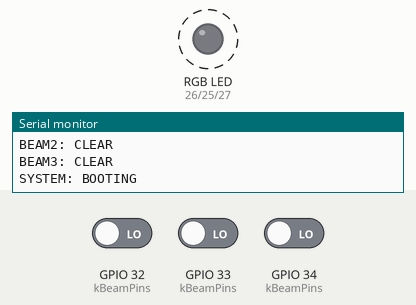
Simulated run of this program. Board: ESP32. Parts: an RGB LED mixed from three pins (HIGH = lit), the last lines printed to the serial monitor. Dashed ring = blinking. The test bench sets the inputs (shaded band); at power-on: GPIO 32 (kBeamPins) LOW, GPIO 33 (kBeamPins) LOW, GPIO 34 (kBeamPins) LOW.

Above: at 0.87 s.
1.3 s: GPIO 32 (kBeamPins) driven HIGH
At 3.7 s:
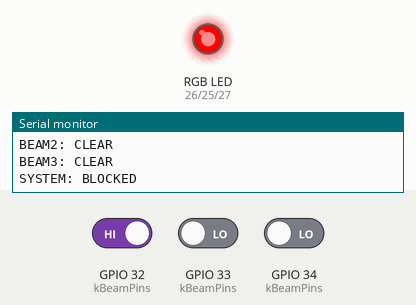
4.0 s: GPIO 32 (kBeamPins) driven LOW
7.0 s: GPIO 33 (kBeamPins) driven HIGH
8.5 s: GPIO 33 (kBeamPins) driven LOW
11.5 s: GPIO 34 (kBeamPins) driven HIGH
Timing chart, 0 to 14.0 s (numbered marks = the images above; inputs shaded):
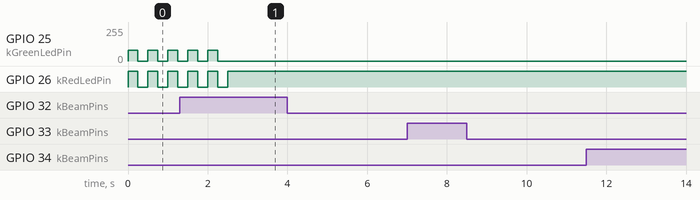

Measured:
- by itself, GPIO 25 (kGreenLedPin): alternates 80/255 for 0.25 s and 0/255 for 0.25 s, 4 changes in all, then stays 0/255
- by itself, GPIO 26 (kRedLedPin): alternates HIGH for 0.25 s and LOW for 0.25 s, 5 changes in all, then stays HIGH

The program:

main.cpp
```cpp
#include <Arduino.h>

#include "beam_sensor.h"
#include "configuration.h"
#include "safety_state_machine.h"
#include "status_led.h"

BeamSensor beams[4] = {
    {config::kBeamPins[0], config::kClearElectricalLevel, config::kBlockedDebounceMs},
    {config::kBeamPins[1], config::kClearElectricalLevel, config::kBlockedDebounceMs},
    {config::kBeamPins[2], config::kClearElectricalLevel, config::kBlockedDebounceMs},
    {config::kBeamPins[3], config::kClearElectricalLevel, config::kBlockedDebounceMs},
};

SafetyStateMachine machine(config::kBootTimeMs, config::kSelfTestTimeMs,
                           config::kClearConfirmMs);
SafetyState previousState = SafetyState::FAULT;
uint32_t nextReportMs = 0;

void setIndicators(SafetyState state, uint32_t now) {
  const auto rgb = statusRgb(state, now, config::kStatusBrightness,
                            config::kAmberGreenLevel, config::kFaultHalfPeriodMs);
  static bool initialized = false;
  static RgbLevels lastRgb{0, 0, 0};
  if (initialized && rgb.red == lastRgb.red && rgb.green == lastRgb.green &&
      rgb.blue == lastRgb.blue) return;
  // Clear the previous colour first. Do not pass through white/green when
  // switching between two unsafe colours. GPIOs drive gates, never LED loads.
  analogWrite(config::kGreenLedPin, 0);
  analogWrite(config::kRedLedPin, 0);
  analogWrite(config::kBlueLedPin, 0);
  analogWrite(config::kRedLedPin, rgb.red);
  analogWrite(config::kBlueLedPin, rgb.blue);
  analogWrite(config::kGreenLedPin, rgb.green);
  lastRgb = rgb;
  initialized = true;
}

void setup() {
  Serial.begin(115200);
  digitalWrite(config::kGreenLedPin, LOW);
  digitalWrite(config::kRedLedPin, LOW);
  digitalWrite(config::kBlueLedPin, LOW);
  pinMode(config::kGreenLedPin, OUTPUT);
  pinMode(config::kRedLedPin, OUTPUT);
  pinMode(config::kBlueLedPin, OUTPUT);
  pinMode(config::kAlignButtonPin, INPUT_PULLUP);
  for (uint8_t i = 0; i < config::kBeamCount; ++i) beams[i].begin();
  machine.begin(millis());
  setIndicators(machine.state(), millis());
  Serial.println("Garage Beam Safety: local safety logic active; Wi-Fi is not required.");
}

void loop() {
  const uint32_t now = millis();
  bool allClear = true;
  bool anyBlocked = false;
  for (uint8_t i = 0; i < config::kBeamCount; ++i) {
    beams[i].sample(now);
    allClear &= beams[i].isClear();
    anyBlocked |= beams[i].isBlocked();
  }

  // D0 has no active power-proof test. Electrical opens therefore report BLOCKED,
  // while diagnosticFault remains reserved for the D1 proof-test implementation.
  const SafetyInputs inputs{allClear, anyBlocked, false};
  const SafetyState state = machine.update(now, inputs);

  if (state != previousState) {
    Serial.printf("SYSTEM: %s\n", SafetyStateMachine::name(state));
    previousState = state;
  }
  setIndicators(state, now);

  if (now >= nextReportMs) {
    nextReportMs = now + 1000;
    for (uint8_t i = 0; i < config::kBeamCount; ++i) {
      Serial.printf("BEAM%u: %s\n", i + 1, beams[i].isClear() ? "CLEAR" : "BLOCKED/OPEN");
    }
    Serial.printf("SYSTEM: %s\n", SafetyStateMachine::name(state));
  }
  delay(1);
}
```

beam_sensor.h
```cpp
#pragma once

#include <stdint.h>

class BeamSensor {
 public:
  BeamSensor(uint8_t pin, bool clearLevel, uint32_t blockedDebounceMs);
  void begin();
  void sample(uint32_t nowMs);
  bool isClear() const { return clear_; }
  bool isBlocked() const { return !clear_; }
  uint8_t pin() const { return pin_; }

 private:
  uint8_t pin_;
  bool clearLevel_;
  uint32_t blockedDebounceMs_;
  bool clear_ = false;  // Safe default until proven clear.
  bool candidateClear_ = false;
  uint32_t candidateSinceMs_ = 0;
};
```

safety_state_machine.h
```cpp
#pragma once

#include <stdint.h>

enum class SafetyState : uint8_t { BOOTING, SELF_TEST, CLEAR, BLOCKED, FAULT };

struct SafetyInputs {
  bool allClear;
  bool anyBlocked;
  bool diagnosticFault;
};

class SafetyStateMachine {
 public:
  SafetyStateMachine(uint32_t bootMs, uint32_t selfTestMs, uint32_t clearConfirmMs);
  void begin(uint32_t nowMs);
  SafetyState update(uint32_t nowMs, const SafetyInputs& inputs);
  SafetyState state() const { return state_; }
  static const char* name(SafetyState state);

 private:
  SafetyState state_ = SafetyState::BOOTING;
  uint32_t stateSinceMs_ = 0;
  uint32_t allClearSinceMs_ = 0;
  bool clearTimerActive_ = false;
  uint32_t bootMs_;
  uint32_t selfTestMs_;
  uint32_t clearConfirmMs_;
  void transition(SafetyState next, uint32_t nowMs);
};
```

status_led.h
```cpp
#pragma once
#include <stdint.h>
#include "safety_state_machine.h"

struct RgbLevels { uint8_t red; uint8_t green; uint8_t blue; };

// Pure mapping: independent of Arduino, Wi-Fi and the optical decision logic.
inline RgbLevels statusRgb(SafetyState state, uint32_t now,
                           uint8_t brightness, uint8_t amberGreen,
                           uint32_t faultHalfPeriod) {
  if (state == SafetyState::CLEAR) return {0, brightness, 0};
  if (state == SafetyState::BLOCKED) return {brightness, 0, 0};
  // Unknown enum values also fall back to fault indication. Blink distinguishes
  // fault from valid steady green even if the red die fails open. This is not
  // electrical lamp-health monitoring and cannot diagnose stuck-on drivers.
  const bool on = faultHalfPeriod == 0 || (now / faultHalfPeriod) % 2 == 0;
  if (!on) return {0, 0, 0};
  const uint8_t green = static_cast<uint8_t>(
      (static_cast<uint16_t>(brightness) * amberGreen + 127) / 255);
  return {brightness, green, 0};
}
```

beam_sensor.cpp
```cpp
#include "beam_sensor.h"

#ifdef ARDUINO
#include <Arduino.h>

BeamSensor::BeamSensor(uint8_t pin, bool clearLevel, uint32_t blockedDebounceMs)
    : pin_(pin), clearLevel_(clearLevel), blockedDebounceMs_(blockedDebounceMs) {}

void BeamSensor::begin() {
  pinMode(pin_, INPUT);  // Hardware provides a 10k pull-up, including GPIO34/35.
  clear_ = false;
  candidateClear_ = false;
  candidateSinceMs_ = millis();
}

void BeamSensor::sample(uint32_t nowMs) {
  const bool rawClear = (digitalRead(pin_) != 0) == clearLevel_;
  if (rawClear != candidateClear_) {
    candidateClear_ = rawClear;
    candidateSinceMs_ = nowMs;
  }

  if (!candidateClear_) {
    // Unsafe direction is accepted after only the short electrical-noise filter.
    if (nowMs - candidateSinceMs_ >= blockedDebounceMs_) clear_ = false;
  } else {
    // System-level state machine applies the longer 500 ms clear confirmation.
    clear_ = true;
  }
}
#else
BeamSensor::BeamSensor(uint8_t pin, bool clearLevel, uint32_t blockedDebounceMs)
    : pin_(pin), clearLevel_(clearLevel), blockedDebounceMs_(blockedDebounceMs) {}
void BeamSensor::begin() {}
void BeamSensor::sample(uint32_t) {}
#endif
```

safety_state_machine.cpp
```cpp
#include "safety_state_machine.h"

SafetyStateMachine::SafetyStateMachine(uint32_t bootMs, uint32_t selfTestMs,
                                       uint32_t clearConfirmMs)
    : bootMs_(bootMs), selfTestMs_(selfTestMs), clearConfirmMs_(clearConfirmMs) {}

void SafetyStateMachine::begin(uint32_t nowMs) {
  state_ = SafetyState::BOOTING;
  stateSinceMs_ = nowMs;
  allClearSinceMs_ = nowMs;
  clearTimerActive_ = false;
}

void SafetyStateMachine::transition(SafetyState next, uint32_t nowMs) {
  if (state_ == next) return;
  state_ = next;
  stateSinceMs_ = nowMs;
  clearTimerActive_ = false;
}

SafetyState SafetyStateMachine::update(uint32_t nowMs, const SafetyInputs& inputs) {
  if (inputs.diagnosticFault) {
    transition(SafetyState::FAULT, nowMs);
    return state_;
  }

  if (state_ == SafetyState::BOOTING) {
    if (nowMs - stateSinceMs_ >= bootMs_) transition(SafetyState::SELF_TEST, nowMs);
    return state_;
  }

  if (state_ == SafetyState::SELF_TEST && nowMs - stateSinceMs_ < selfTestMs_) {
    return state_;
  }

  // Blocking has priority and does not wait for the clear-confirmation timer.
  if (inputs.anyBlocked || !inputs.allClear) {
    transition(SafetyState::BLOCKED, nowMs);
    return state_;
  }

  if (!clearTimerActive_) {
    clearTimerActive_ = true;
    allClearSinceMs_ = nowMs;
  }
  if (nowMs - allClearSinceMs_ >= clearConfirmMs_) {
    transition(SafetyState::CLEAR, nowMs);
  } else if (state_ != SafetyState::SELF_TEST) {
    state_ = SafetyState::BLOCKED;
  }
  return state_;
}

const char* SafetyStateMachine::name(SafetyState state) {
  switch (state) {
    case SafetyState::BOOTING: return "BOOTING";
    case SafetyState::SELF_TEST: return "SELF_TEST";
    case SafetyState::CLEAR: return "CLEAR";
    case SafetyState::BLOCKED: return "BLOCKED";
    case SafetyState::FAULT: return "FAULT";
  }
  return "FAULT";
}
```

configuration.h
```cpp
#pragma once

#include <stdint.h>

namespace config {

constexpr uint8_t kBeamCount = 3;  // D3 hardware uses three beams at 100 mm centres.
constexpr uint8_t kBeamPins[4] = {32, 33, 34, 35};
constexpr bool kClearElectricalLevel = false;  // NPN Light-ON through optocoupler.

constexpr uint32_t kBootTimeMs = 1000;
constexpr uint32_t kSelfTestTimeMs = 1500;
constexpr uint32_t kBlockedDebounceMs = 5;
constexpr uint32_t kClearConfirmMs = 500;

constexpr uint8_t kGreenLedPin = 25;
constexpr uint8_t kRedLedPin = 26;
constexpr uint8_t kBlueLedPin = 27;
// Requires the new three-MOSFET common-anode RGB output, not the legacy J5.
constexpr uint8_t kStatusBrightness = 255;  // 16..255, installation-adjustable.
constexpr uint8_t kAmberGreenLevel = 80;  // Tune red/green balance at the diffuser.
constexpr uint32_t kFaultHalfPeriodMs = 250;
static_assert(kStatusBrightness >= 16, "Do not configure an invisible safety lamp");
static_assert(kAmberGreenLevel > 0, "Amber requires both red and green");
static_assert(kFaultHalfPeriodMs > 0, "Fault flash interval must be nonzero");
constexpr uint8_t kAlignButtonPin = 13;

constexpr bool kWifiEnabled = false;

}  // namespace config
```
